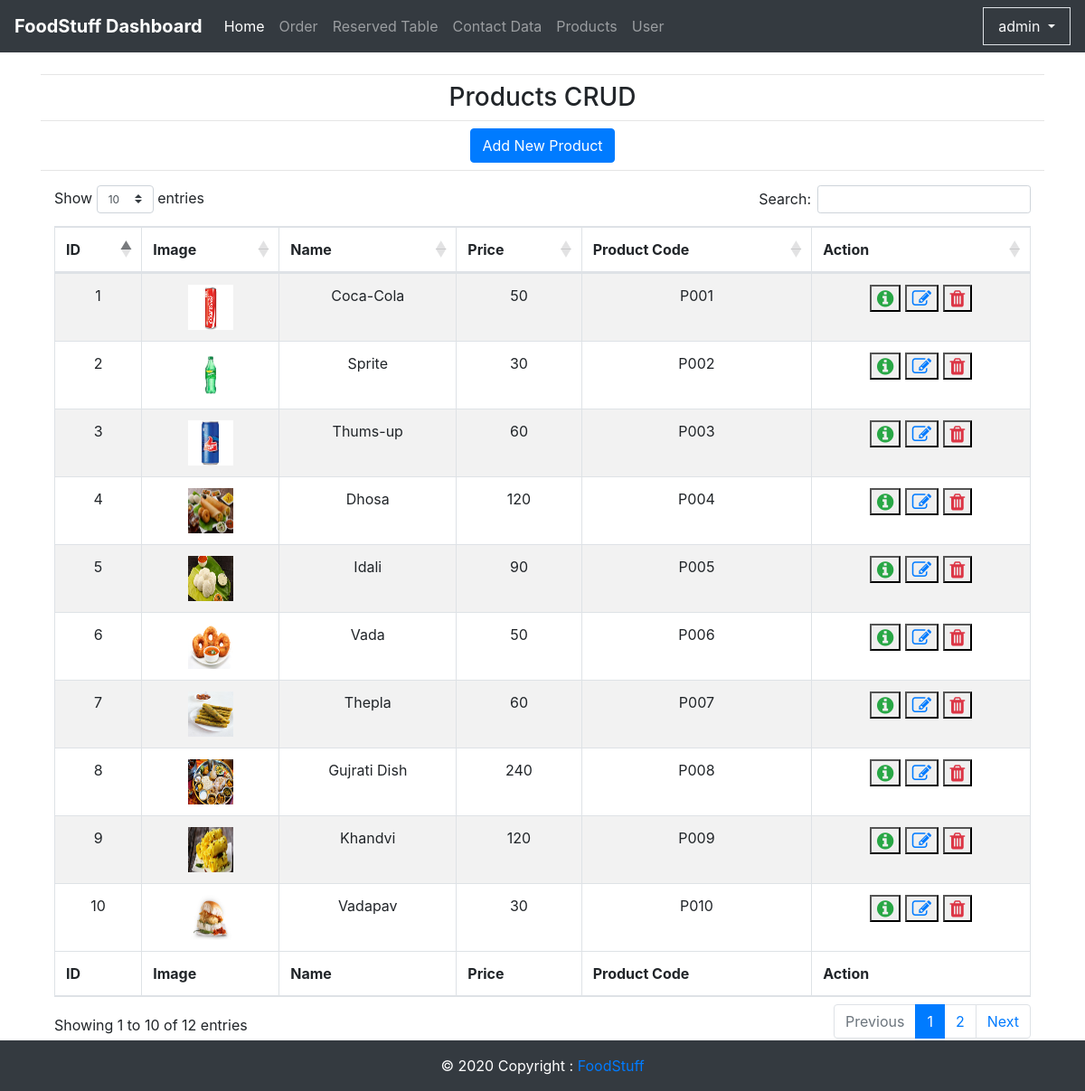
The app's page /admin/product.php (signed in) with its own data.
### tables this page shows
CREATE TABLE `product` (
  `id` int(11) NOT NULL,
  `product_name` varchar(100) NOT NULL,
  `product_price` varchar(50) NOT NULL,
  `product_image` varchar(255) NOT NULL,
  `product_code` varchar(10) NOT NULL
);

### admin/product.php (the view, shortened to what this page needs)
<?php
include('database/security.php');
include('includes/header.php');
include('includes/navbar.php');
?>
<div class="container">
	<hr class="mx-auto mt-4 mb-2">
	<h3 class="page-header text-center">Products CRUD</h3>
	<hr class="mx-auto mt-2 mb-2">
	<div class="text-center">
		<button type="button" class="btn btn-primary" data-toggle="modal" data-target="#addProduct">
			Add New Product
		</button>
	</div>
	<hr class="mx-auto mt-2 mb-2">
	<div class="container mt-3">
		<table id="example" class="table table-striped table-bordered" style="width:100%">
			<thead>
				<tr class="text-center">
					<th>ID</th>
					<th>Image</th>
					<th>Name</th>
					<th>Price</th>
					<th>Product Code</th>
					<th>Action</th>
				</tr>
			</thead>
			<tbody>
				<?php
				$stmt = $conn->prepare("SELECT * FROM product");
				$stmt->execute();
				$result = $stmt->get_result();
				while ($row = $result->fetch_assoc()) :
					?>
					<tr class="text-center">
						<td><?= $row['id'] ?></td>
						<td><img src="<?= $row['product_image'] ?>" width="50" height="50"></td>
						<td><?= $row['product_name'] ?></td>
						<td><?= $row['product_price'] ?></td>
						<td><?= $row['product_code'] ?></td>
						<td>
							<button type="button" data-toggle="modal" name="view" id="<?php echo $row["id"]; ?>" class="text-success view_data"><i class="fa fa-info-circle fa-lg"></i></button>
							<button type="button" class="text-primary deletebtn"><i class="fa fa-edit fa-lg"></i></button>
							<button type="button" class="text-danger deletebtn"><i class="fa fa-trash fa-lg"></i></button>
						</td>
					</tr>
				<?php endwhile; ?>
			</tbody>
			<tfoot>
				<tr class="text-center">
					<th>ID</th>
					<th>Image</th>
					<th>Name</th>
					<th>Price</th>
					<th>Product Code</th>
					<th>Action</th>
				</tr>
			</tfoot>
		</table>
	</div>
</div>
<?php
include('includes/footer.php');
?>

### records on screen
product: id "1", product_image (picture), product_name "Coca-Cola", product_price "50", product_code "P001"
product: id "2", product_image (picture), product_name "Sprite", product_price "30", product_code "P002"
product: id "3", product_image (picture), product_name "Thums-up", product_price "60", product_code "P003"
product: id "4", product_image (picture), product_name "Dhosa", product_price "120", product_code "P004"
product: id "5", product_image (picture), product_name "Idali", product_price "90", product_code "P005"
product: id "6", product_image (picture), product_name "Vada", product_price "50", product_code "P006"
product: id "7", product_image (picture), product_name "Thepla", product_price "60", product_code "P007"
product: id "8", product_image (picture), product_name "Gujrati Dish", product_price "240", product_code "P008"
product: id "9", product_image (picture), product_name "Khandvi", product_price "120", product_code "P009"
product: id "10", product_image (picture), product_name "Vadapav", product_price "30", product_code "P010"

### other values on screen
$_SESSION['username'] "admin"
